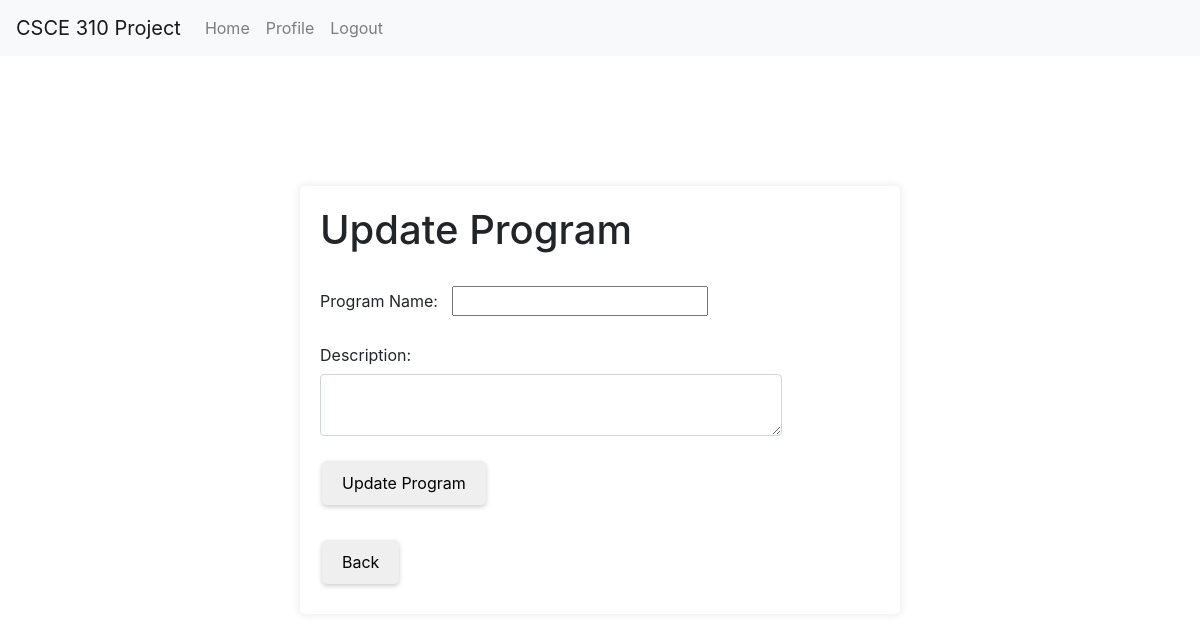
/admin/update_program/5 (signed in), run on an earlier commit of the app's database.
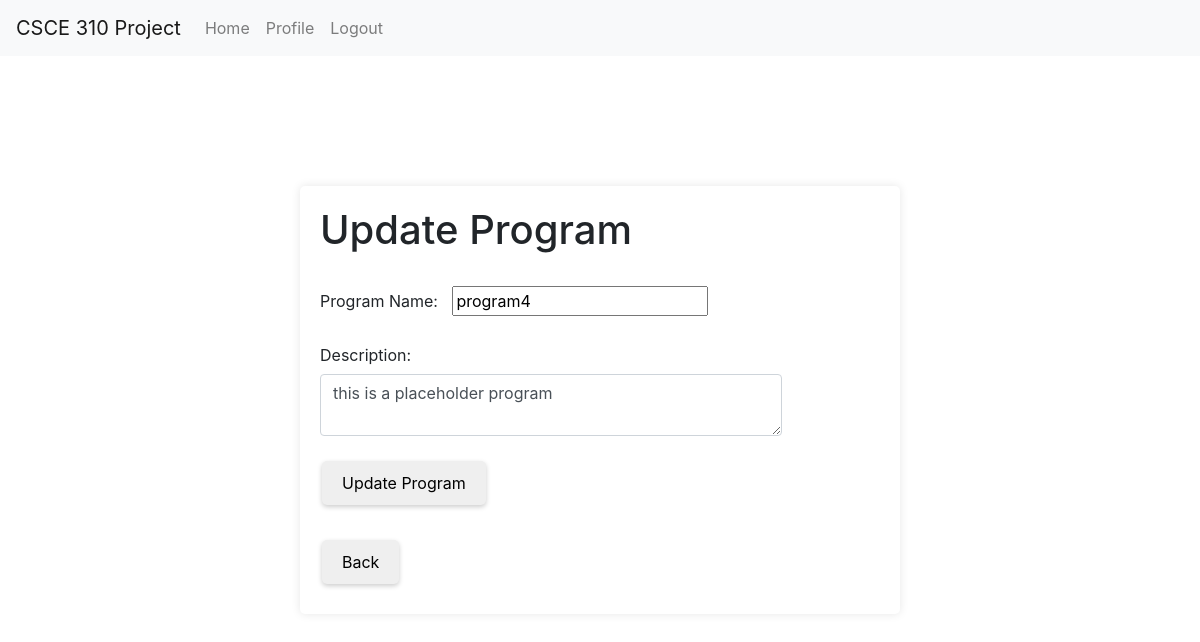
And on a later commit of the database.
### tables this page shows
CREATE TABLE Programs (
                    program_num INTEGER PRIMARY KEY AUTOINCREMENT,
                    name TEXT,
                    description TEXT,
                    archived INTEGER
                    );

### routes/admin.py (the view)
@admin_bp.route('/update_program/<int:program_num>', methods=['GET', 'POST'])
@login_required
def update_program(program_num):
    conn =  get_db_connection()
    if (request.method == 'POST'):
        update_program_info(conn, program_num, request.form["program_name"], request.form["program_descr"])
        conn.close()
        return redirect(url_for('admin_bp.view_all_programs'))
    program = get_program(conn, program_num)
    conn.close()
    return render_template("admin/admin_update_program.html", program=program)

### app.py (called while the page is built)
@login_manager.user_loader
def load_user(UIN):
    return User(UIN)

### db.py (called while the page is built)
def get_db_connection():
    conn = sqlite3.connect('database.db')
    conn.row_factory = sqlite3.Row
    return conn

### util/Programs.py (called while the page is built)
def get_program(conn, program_num):
  return conn.execute('SELECT * FROM Programs WHERE program_num=?', (program_num, )).fetchone()

### templates/admin/admin_update_program.html (shortened to what this page needs)
<!DOCTYPE html>
<html lang="en">
<head>
  <link rel="stylesheet" href="https://stackpath.bootstrapcdn.com/bootstrap/4.3.1/css/bootstrap.min.css">
</head>
<body>
    <nav class="navbar navbar-expand-lg navbar-light bg-light fixed-top">
      <a class="navbar-brand" href="#">CSCE 310 Project</a>
      <div class="collapse navbar-collapse" id="navbarNav">
          <ul class="navbar-nav">
              <li class="nav-item">
                  <a class="nav-link" href="/home">Home</a>
              </li>
              <li class="nav-item">
                  <a class="nav-link" href="/profile">Profile</a>
              </li>
              <li class="nav-item">
                  <a class="nav-link" href="/logout">Logout</a>
              </li>
          </ul>
      </div>
  </nav>
  <form action="/admin/update_program/{{program.program_num}}" method="POST" id="updateProgramForm">
    <h1>Update Program</h1><br>
    <div class="form-group">
      <label for="program_name">Program Name:</label>
      <input id="program_name" name="program_name" type="text" value="{{program.name}}">
    </div>
    <div class="form-group row">
      <label for="program_descr" class="col-sm-2 col-form-label">Description:</label>
      <div class="col-sm-10">
          <textarea id="program_descr" name="program_descr" class="form-control">{{program.description}}</textarea>
      </div>
    </div>
    <div class="form-group">
      <button type="submit">Update Program</button>
    </div>
    <a href="{{ url_for('admin_bp.view_all_programs') }}">
      <button>Back</button>
    </a>
  </form>
</body>
</html>

### templates/admin/admin_update_program.html (style rules this page uses)
body { display: flex; justify-content: center; align-items: center; min-height: 100vh; margin: 0; padding: 0; }
form { width: 50%; padding: 20px; box-shadow: 0 0 10px rgba(0,0,0,0.1); background: #fff; border-radius: 5px; }
.form-group { margin-bottom: 15px; }
label { margin-right: 10px; }
button, .btn-custom { border: none; padding: 10px 20px; margin: 10px 2px; border-radius: 5px; box-shadow: 0 2px 5px rgba(0,0,0,0.2); }

What changed in the data, as far as the page shows it:
added Programs: program_name "program4", program_descr "this is a placeholder program"
